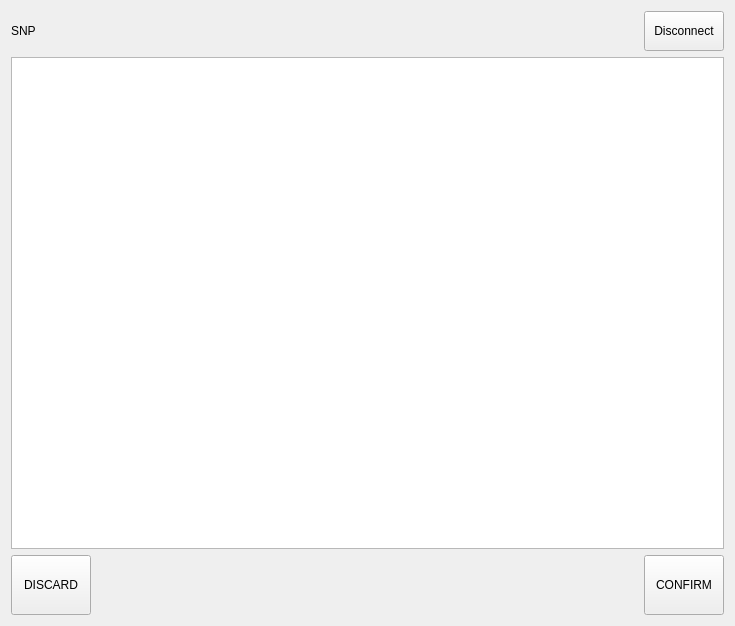
<?xml version="1.0" encoding="UTF-8"?>
<ui version="4.0">
 <class>WorkPage</class>
 <widget class="QWidget" name="WorkPage">
  <property name="geometry">
   <rect>
    <x>0</x>
    <y>0</y>
    <width>735</width>
    <height>626</height>
   </rect>
  </property>
  <property name="windowTitle">
   <string>Form</string>
  </property>
  <layout class="QVBoxLayout" name="verticalLayout">
   <item>
    <layout class="QHBoxLayout" name="horizontalLayout_2">
     <item>
      <widget class="QLabel" name="snpLabel">
       <property name="text">
        <string>SNP</string>
       </property>
      </widget>
     </item>
     <item>
      <spacer name="horizontalSpacer_2">
       <property name="orientation">
        <enum>Qt::Horizontal</enum>
       </property>
       <property name="sizeHint" stdset="0">
        <size>
         <width>40</width>
         <height>20</height>
        </size>
       </property>
      </spacer>
     </item>
     <item>
      <widget class="QPushButton" name="disconnectButton">
       <property name="sizePolicy">
        <sizepolicy hsizetype="Minimum" vsizetype="Minimum">
         <horstretch>0</horstretch>
         <verstretch>0</verstretch>
        </sizepolicy>
       </property>
       <property name="minimumSize">
        <size>
         <width>0</width>
         <height>40</height>
        </size>
       </property>
       <property name="text">
        <string>Disconnect</string>
       </property>
      </widget>
     </item>
    </layout>
   </item>
   <item>
    <widget class="QTextEdit" name="orderText"/>
   </item>
   <item>
    <layout class="QHBoxLayout" name="horizontalLayout">
     <item>
      <widget class="QPushButton" name="discardButton">
       <property name="sizePolicy">
        <sizepolicy hsizetype="Minimum" vsizetype="Minimum">
         <horstretch>0</horstretch>
         <verstretch>0</verstretch>
        </sizepolicy>
       </property>
       <property name="minimumSize">
        <size>
         <width>0</width>
         <height>60</height>
        </size>
       </property>
       <property name="text">
        <string>DISCARD</string>
       </property>
      </widget>
     </item>
     <item>
      <spacer name="horizontalSpacer">
       <property name="orientation">
        <enum>Qt::Horizontal</enum>
       </property>
       <property name="sizeHint" stdset="0">
        <size>
         <width>40</width>
         <height>20</height>
        </size>
       </property>
      </spacer>
     </item>
     <item>
      <widget class="QPushButton" name="confirmButton">
       <property name="sizePolicy">
        <sizepolicy hsizetype="Minimum" vsizetype="Minimum">
         <horstretch>0</horstretch>
         <verstretch>0</verstretch>
        </sizepolicy>
       </property>
       <property name="minimumSize">
        <size>
         <width>0</width>
         <height>60</height>
        </size>
       </property>
       <property name="text">
        <string>CONFIRM</string>
       </property>
      </widget>
     </item>
    </layout>
   </item>
  </layout>
 </widget>
 <resources/>
 <connections/>
</ui>
